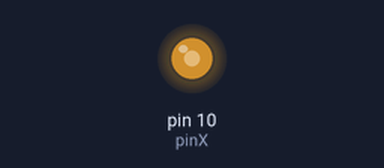
Simulated run of this sketch. Board: Arduino Uno, built with avr-gcc and run on an emulated ATmega328P. Shown: output pins drawn as LEDs (lit = HIGH).

Above: at 0.1 s.
At 10.1 s:
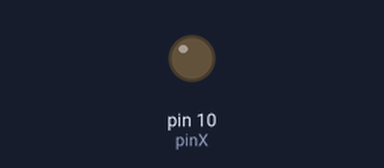
Timing chart, 0 to 11.6 s (numbered marks = the images above):
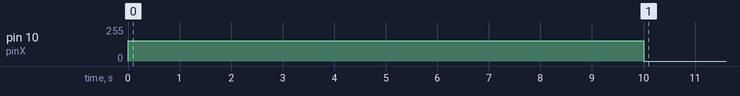

The sketch:

MEM458_Lab2B_PWM_motor.ino
```cpp
/*********************************************
File name: MEM458_Lab2B_PWM_motor
by BC Chang, Drexel University,  Oct. 9, 2020
Control the motion of DC motor by
varying the duty cycle of the PWM signal
**********************************************/
/*********************************************
              INITIATION
**********************************************/
// Use pinX for PWM outputs
const int pinX = 10;  // for PWM output

// Variables to record the duty cycle parameters
int duty = 153;  //duty cycle 153/255 = 60%
//int duty = 51;   //duty cycle  51/255 = 20%
unsigned long tms = 0;

/***********************************************
                  SETUP
************************************************/
void setup() {
  // Set up pinX to provide PWM output to move the motor
  pinMode(pinX, OUTPUT);
}

/***********************************************
              Main Loop
************************************************/
int yes=1;

void loop() {

  while(yes)
{
// Generate PWM on pinX to control the motor speed
  tms = millis();
  analogWrite(pinX, duty);

// Turn off the PWM and stop the motor after 10 seconds
   if (tms >= 10000) {
      yes=0;
      duty = 0;
      analogWrite(pinX, duty);
  }
}
}
```

Measured:
- by itself, pin 10 (pinX): 0/255 → 153/255 at 0.00 s, → 0/255 10.0 s later
